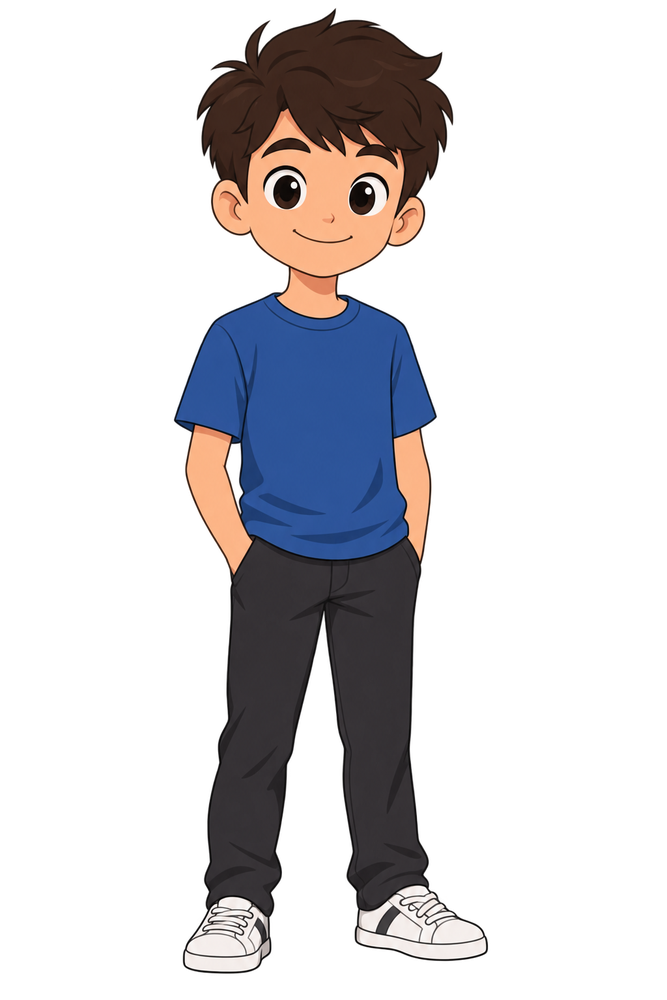
#> input picture boy.png, 667 x 1000 px, shrunk from 1024 x 1536 before the run
$ python crop_head.py
#> lines starting #> are read from the running program, lines starting #| are printed output that depends on the picture
from PIL import Image

img = Image.open("boy.png")
#> img is the input picture: PIL image 667x1000 RGBA; mean R, G, B, A 24.4, 22.7, 25.3, 66
w, h = img.size
#> w = 667; h = 1000
print(f"Image size: {w}x{h}")
#| Image size: 667x1000

# Let's crop the head region
head_crop = img.crop((int(w * 0.25), int(h * 0.05), int(w * 0.75), int(h * 0.45)))
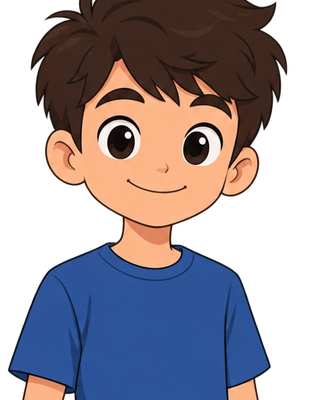
#> head_crop: PIL image 334x400 RGBA; mean R, G, B, A 62.3, 55.5, 62.1, 151.5; transparent parts drawn white
head_crop.save("head_preview.png")
print("Saved head_preview.png")

$ run again, with cat.png copied over boy.png
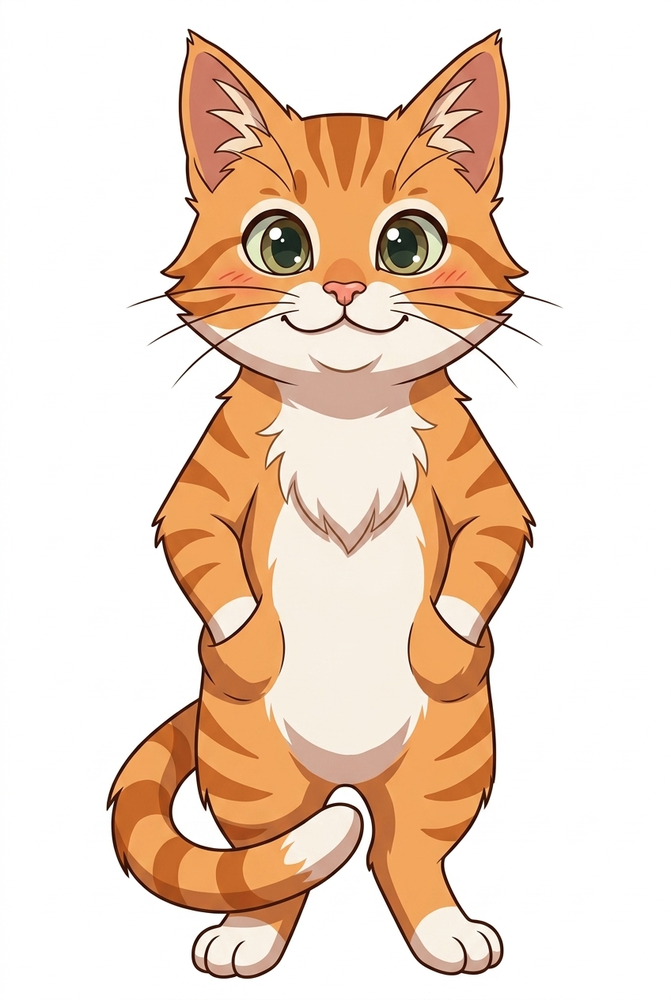
#> input picture cat.png, 671 x 1000 px, shrunk from 848 x 1264 before the run
#> img is the input picture: PIL image 671x1000 RGB; mean R, G, B 238.3, 216.7, 199.9
#| Image size: 671x1000
#> `head_crop = img.crop((int(w * 0.25), int(h * 0.05), int(w * 0.75), int..`:
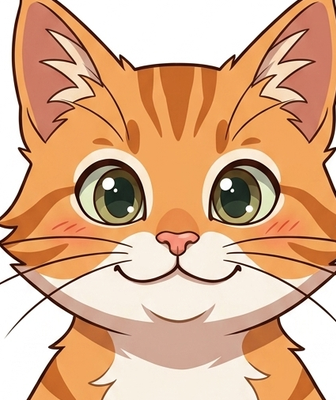
#> head_crop: PIL image 336x400 RGB; mean R, G, B 217.9, 173.8, 140.6
